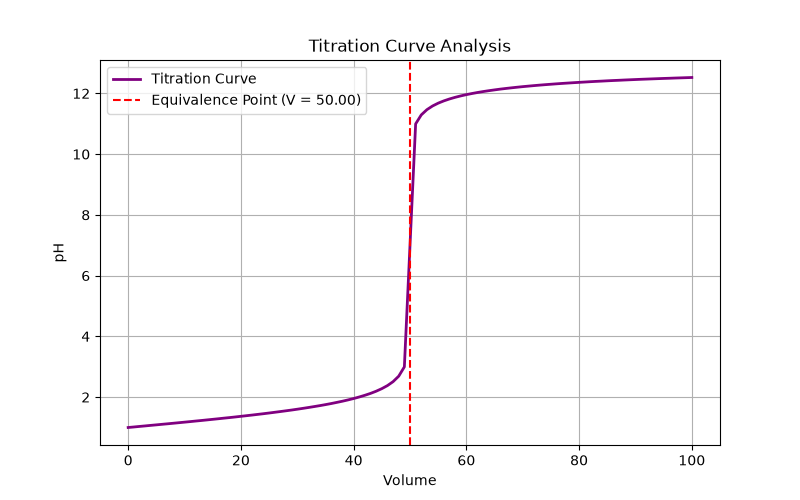

Generate this figure with Python:
import numpy as np
import matplotlib.pyplot as plt

# 1. Read titration.csv (volume, pH)
data = np.loadtxt("PW2/Lab B/titration.csv", delimiter=",", skiprows=1)
V = data[:, 0]
pH = data[:, 1]

# 2. Find equivalence point using numerical derivative (dpH/dV max)
dpH = np.gradient(pH)
dV = np.gradient(V)
derivative = dpH / dV

max_idx = np.argmax(derivative)
V_eq = V[max_idx]
print(f"Equivalence point Volume V_eq = {V_eq:.2f}")

# 3. Plot the titration curve and save as titration.png
plt.figure(figsize=(8, 5))
plt.plot(V, pH, label='Titration Curve', color='purple', linewidth=2)
plt.axvline(V_eq, color='red', linestyle='--', label=f'Equivalence Point (V = {V_eq:.2f})')
plt.xlabel("Volume")
plt.ylabel("pH")
plt.title("Titration Curve Analysis")
plt.legend()
plt.grid(True)
plt.savefig("PW2/Lab B/titration.png")
plt.close()
print("Plot saved as titration.png")
